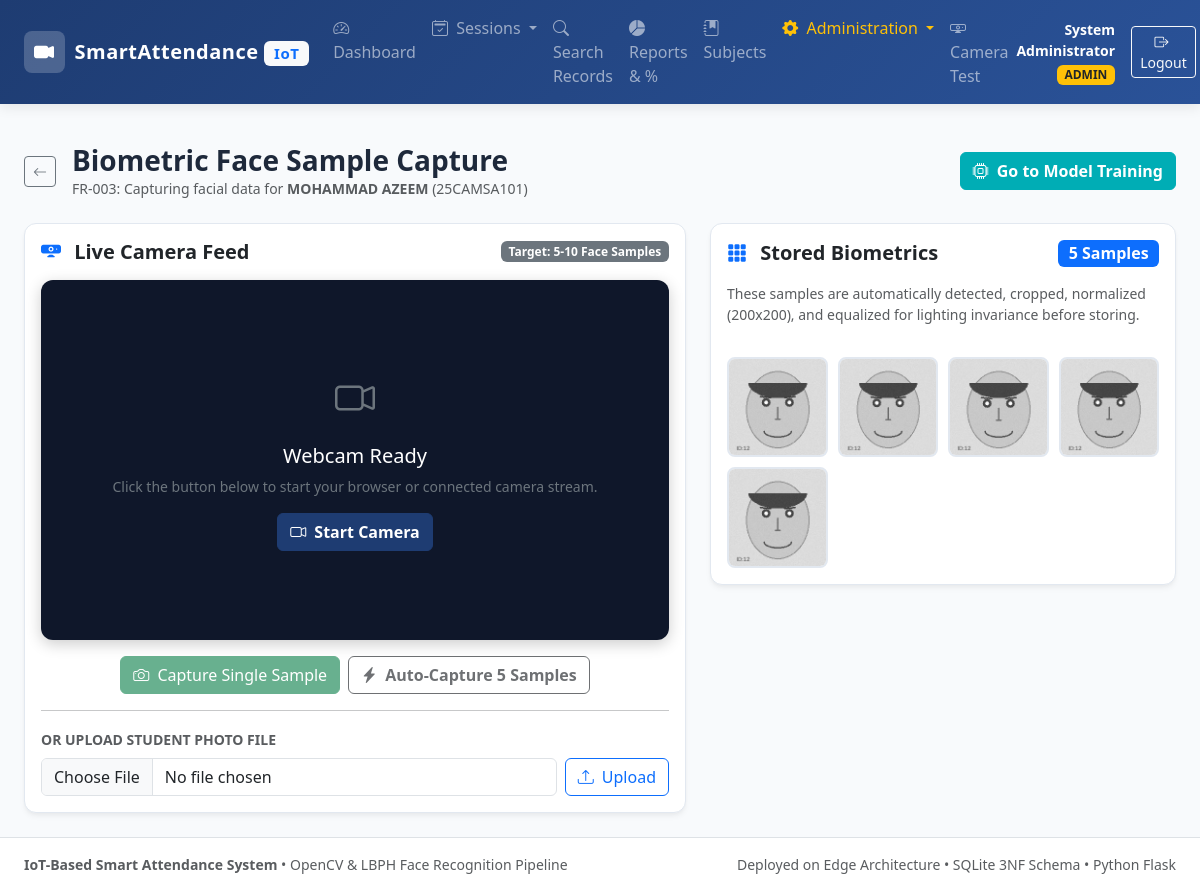
Page /admin/students/12/capture (signed in) on the committed database.
### tables this page shows
CREATE TABLE students (
            student_id INTEGER PRIMARY KEY AUTOINCREMENT,
            roll_no TEXT UNIQUE NOT NULL,
            full_name TEXT NOT NULL,
            class_name TEXT NOT NULL,
            is_active BOOLEAN NOT NULL DEFAULT 1,
            registered_at TIMESTAMP NOT NULL DEFAULT CURRENT_TIMESTAMP,
            registered_by INTEGER NOT NULL,
            FOREIGN KEY (registered_by) REFERENCES users(user_id) ON DELETE RESTRICT
        );

CREATE TABLE face_data (
            face_id INTEGER PRIMARY KEY AUTOINCREMENT,
            student_id INTEGER NOT NULL,
            encoding BLOB NOT NULL,
            image_path TEXT,
            captured_at TIMESTAMP NOT NULL DEFAULT CURRENT_TIMESTAMP,
            FOREIGN KEY (student_id) REFERENCES students(student_id) ON DELETE CASCADE
        );

### app.py (the view)
@app.route('/admin/students/<int:student_id>/capture')
@admin_required
def capture_face_samples(student_id):
    conn = get_db_connection()
    cur = conn.cursor()
    cur.execute("SELECT * FROM students WHERE student_id = ?", (student_id,))
    student = cur.fetchone()
    cur.execute("SELECT face_id, image_path, captured_at FROM face_data WHERE student_id = ? ORDER BY captured_at DESC", (student_id,))
    samples = [dict(r) for r in cur.fetchall()]
    conn.close()
    if not student:
        flash("Student not found.", "danger")
        return redirect(url_for('students_list'))
    return render_template('admin/capture.html', student=student, samples=samples)

### app.py (called while the page is built)
def admin_required(f):
    @wraps(f)
    def decorated_function(*args, **kwargs):
        if 'user_id' not in session:
            flash("Please log in to access this page.", "warning")
            return redirect(url_for('login'))
        if session.get('role') != 'ADMIN':
            flash("Access denied: Administrator privileges required.", "danger")
            return redirect(url_for('dashboard'))
        return f(*args, **kwargs)
    return decorated_function

@app.context_processor
def inject_user():
    return {
        'current_user': {
            'user_id': session.get('user_id'),
            'username': session.get('username'),
            'full_name': session.get('full_name'),
            'role': session.get('role')
        } if 'user_id' in session else None,
        'now': datetime.datetime.now()
    }

### database.py (called while the page is built)
def get_db_connection():
    db_path = Config.DATABASE_PATH
    os.makedirs(os.path.dirname(db_path), exist_ok=True)
    conn = sqlite3.connect(db_path, timeout=10.0)
    conn.row_factory = sqlite3.Row
    conn.execute("PRAGMA foreign_keys = ON;")
    return conn

### templates/admin/capture.html (shortened to what this page needs)
{% extends 'base.html' %}
{% block content %}
<div class="container-fluid px-4 py-4">
  <div class="d-flex flex-wrap justify-content-between align-items-center mb-4">
    <div class="d-flex align-items-center">
      <a href="{{ url_for('students_list') }}" class="btn btn-outline-secondary btn-sm me-3">
        <i class="bi bi-arrow-left"></i>
      </a>
      <div>
        <h3 class="fw-bold mb-0">Biometric Face Sample Capture</h3>
        <p class="text-muted small mb-0">FR-003: Capturing facial data for <strong>{{ student.full_name }}</strong> ({{ student.roll_no }})</p>
      </div>
    </div>
    <div class="d-flex gap-2 mt-2 mt-md-0">
      <a href="{{ url_for('train_model') }}" class="btn btn-accent">
        <i class="bi bi-cpu me-1"></i> Go to Model Training
      </a>
    </div>
  </div>
  <div class="row g-4">
    <div class="col-lg-7">
      <div class="card card-custom p-3">
        <div class="d-flex justify-content-between align-items-center mb-3">
          <h5 class="fw-bold mb-0"><i class="bi bi-webcam-fill me-2 text-primary"></i> Live Camera Feed</h5>
          <span class="badge bg-secondary">Target: 5-10 Face Samples</span>
        </div>
        <div class="video-wrapper mb-3" style="min-height: 360px; display: flex; align-items: center; justify-content: center; background: #0f172a;">
          <div id="camPlaceholder" class="text-center p-4 text-white">
            <i class="bi bi-camera-video fs-1 d-block mb-3 text-secondary"></i>
            <h5>Webcam Ready</h5>
            <p class="text-secondary small">Click the button below to start your browser or connected camera stream.</p>
            <button id="btnStartCam" type="button" class="btn btn-primary-custom">
              <i class="bi bi-camera-video me-1"></i> Start Camera
            </button>
          </div>
        </div>
        <div class="d-flex flex-wrap gap-2 justify-content-center">
          <button id="btnCapture" type="button" class="btn btn-success" disabled onclick="captureAndSendSample({{ student.student_id }})">
            <i class="bi bi-camera me-1"></i> Capture Single Sample
          </button>
          <button id="btnAutoCapture" type="button" class="btn btn-primary-custom" disabled onclick="autoCaptureSequence({{ student.student_id }}, 5)">
            <i class="bi bi-lightning-charge-fill me-1"></i> Auto-Capture 5 Samples
          </button>
        </div>
        <hr class="my-3">
        <div>
          <label class="form-label fw-semibold small text-muted">OR UPLOAD STUDENT PHOTO FILE</label>
          <form id="uploadForm" enctype="multipart/form-data" class="d-flex gap-2">
            <input type="file" id="photoFileInput" class="form-control" accept="image/*">
            <button type="button" class="btn btn-outline-primary text-nowrap" onclick="uploadPhotoFile({{ student.student_id }})">
              <i class="bi bi-upload me-1"></i> Upload
            </button>
          </form>
        </div>
      </div>
    </div>
    <div class="col-lg-5">
      <div class="card card-custom p-3">
        <div class="d-flex justify-content-between align-items-center mb-3">
          <h5 class="fw-bold mb-0"><i class="bi bi-grid-3x3-gap-fill me-2 text-primary"></i> Stored Biometrics</h5>
          <span class="badge bg-primary fs-6"><span id="sampleCount">{{ samples|length }}</span> Samples</span>
        </div>
        <p class="text-muted small">
          These samples are automatically detected, cropped, normalized (200x200), and equalized for lighting invariance before storing.
        </p>
        <div id="sampleGrid" class="sample-grid mt-3" style="max-height: 420px; overflow-y: auto;">
          {% for sample in samples %}
            <img src="{{ sample.image_path }}" class="sample-thumb" title="Captured: {{ sample.captured_at }}">
          {% endfor %}
        </div>
      </div>
    </div>
  </div>
</div>
{% endblock %}

### templates/base.html (shortened to what this page needs)
<!DOCTYPE html>
<html lang="en">
<head>
  <link href="https://cdn.jsdelivr.net/npm/bootstrap@5.3.3/dist/css/bootstrap.min.css" rel="stylesheet">
  <link href="https://cdn.jsdelivr.net/npm/bootstrap-icons@1.11.3/font/bootstrap-icons.min.css" rel="stylesheet">
  <link rel="stylesheet" href="https://cdnjs.cloudflare.com/ajax/libs/animate.css/4.1.1/animate.min.css"/>
  <link rel="stylesheet" href="{{ url_for('static', filename='css/style.css') }}">
</head>
<body>
  <nav class="navbar navbar-expand-lg navbar-dark navbar-custom sticky-top no-print">
    <div class="container-fluid px-4">
      <a class="navbar-brand" href="{{ url_for('dashboard') if current_user else url_for('login') }}">
        <span class="brand-icon"><i class="bi bi-camera-video-fill"></i></span>
        <span>SmartAttendance <span class="badge bg-light text-primary fs-7">IoT</span></span>
      </a>
      {% if current_user %}
      <div class="collapse navbar-collapse" id="navbarMain">
        <ul class="navbar-nav me-auto mb-2 mb-lg-0">
          <li class="nav-item">
            <a class="nav-link {{ 'active' if request.endpoint == 'dashboard' }}" href="{{ url_for('dashboard') }}">
              <i class="bi bi-speedometer2 me-1"></i> Dashboard
            </a>
          </li>
          <li class="nav-item dropdown">
            <a class="nav-link dropdown-toggle {{ 'active' if 'session' in request.endpoint }}" href="#" role="button" data-bs-toggle="dropdown">
              <i class="bi bi-calendar2-check me-1"></i> Sessions
            </a>
          </li>
          <li class="nav-item">
            <a class="nav-link {{ 'active' if request.endpoint == 'attendance_search' }}" href="{{ url_for('attendance_search') }}">
              <i class="bi bi-search me-1"></i> Search Records
            </a>
          </li>
          <li class="nav-item">
            <a class="nav-link {{ 'active' if request.endpoint == 'attendance_reports' }}" href="{{ url_for('attendance_reports') }}">
              <i class="bi bi-pie-chart-fill me-1"></i> Reports &amp; %
            </a>
          </li>
          <li class="nav-item">
            <a class="nav-link {{ 'active' if request.endpoint == 'admin_subjects' }}" href="{{ url_for('admin_subjects') }}">
              <i class="bi bi-journal-bookmark-fill me-1"></i> Subjects
            </a>
          </li>
          {% if current_user.role == 'ADMIN' %}
          <li class="nav-item dropdown">
            <a class="nav-link dropdown-toggle text-warning {{ 'active' if 'admin' in request.endpoint or 'student' in request.endpoint }}" href="#" role="button" data-bs-toggle="dropdown">
              <i class="bi bi-gear-fill me-1"></i> Administration
            </a>
          </li>
          {% endif %}
          <li class="nav-item">
            <a class="nav-link {{ 'active' if request.endpoint == 'camera_test' }}" href="{{ url_for('camera_test') }}">
              <i class="bi bi-webcam me-1"></i> Camera Test
            </a>
          </li>
        </ul>
        <div class="d-flex align-items-center gap-3">
          <div class="text-white text-end d-none d-md-block">
            <div class="small fw-bold">{{ current_user.full_name }}</div>
            <span class="badge {{ 'bg-warning text-dark' if current_user.role == 'ADMIN' else 'bg-info' }}">
              {{ current_user.role }}
            </span>
          </div>
          <a href="{{ url_for('logout') }}" class="btn btn-outline-light btn-sm" title="Log Out">
            <i class="bi bi-box-arrow-right me-1"></i> Logout
          </a>
        </div>
      </div>
      {% endif %}
    </div>
  </nav>
  <div class="container-fluid px-4 pt-3 no-print">
  </div>
  <main class="flex-grow-1">
    {% block content %}{% endblock %}
  </main>
  <footer class="bg-white border-top py-3 mt-auto no-print">
    <div class="container-fluid px-4 d-flex flex-wrap justify-content-between align-items-center text-muted small">
      <div>
        <strong>IoT-Based Smart Attendance System</strong> &bull; OpenCV &amp; LBPH Face Recognition Pipeline
      </div>
      <div>
        Deployed on Edge Architecture &bull; SQLite 3NF Schema &bull; Python Flask
      </div>
    </div>
  </footer>
</body>
</html>

### static/css/style.css (style rules this page uses)
:root { --primary-color: #1e3c72; --primary-dark: #142850; --secondary-color: #2a5298; --accent-color: #00adb5; --accent-hover: #00878e; --success-color: #10b981; --warning-color: #f59e0b; --danger-color: #ef4444; --dark-bg: #0f172a; --card-bg: #ffffff; --body-bg: #f8fafc; --text-primary: #1e293b; --text-muted: #64748b; --border-color: #e2e8f0; }
body { font-family: 'Segoe UI', system-ui, -apple-system, BlinkMacSystemFont, Roboto, sans-serif; background-color: var(--body-bg); color: var(--text-primary); min-height: 100vh; display: flex; flex-direction: column; }
.navbar-custom { background: linear-gradient(135deg, var(--primary-color) 0%, var(--secondary-color) 100%); box-shadow: 0 4px 12px rgba(0, 0, 0, 0.08); }
.navbar-brand { font-weight: 700; letter-spacing: 0.5px; display: flex; align-items: center; gap: 10px; }
.brand-icon { background: rgba(255, 255, 255, 0.2); padding: 6px 10px; border-radius: 8px; }
.card-custom { border: 1px solid var(--border-color); border-radius: 12px; box-shadow: 0 4px 6px -1px rgba(0, 0, 0, 0.05), 0 2px 4px -1px rgba(0, 0, 0, 0.03); background: var(--card-bg); transition: transform 0.2s ease, box-shadow 0.2s ease; }
.btn-primary-custom { background-color: var(--primary-color); border-color: var(--primary-color); color: #ffffff; font-weight: 600; }
.btn-accent { background-color: var(--accent-color); border-color: var(--accent-color); color: #ffffff; font-weight: 600; }
.video-wrapper { position: relative; border-radius: 12px; overflow: hidden; background-color: #1e293b; box-shadow: 0 4px 15px rgba(0, 0, 0, 0.2); }
.sample-grid { display: grid; grid-template-columns: repeat(auto-fill, minmax(80px, 1fr)); gap: 10px; }
.sample-thumb { width: 100%; aspect-ratio: 1; object-fit: cover; border-radius: 8px; border: 2px solid var(--border-color); transition: transform 0.2s ease; }

### rows in the picture
students: full_name "MOHAMMAD AZEEM", roll_no "25CAMSA101"
face_data: image_path (picture)
face_data: image_path (picture)
face_data: image_path (picture)
face_data: image_path (picture)
face_data: image_path (picture)

### other values in the picture
{{ current_user.full_name }} "System Administrator"
{{ current_user.role }} "ADMIN"
{{ samples|length }} "5"
